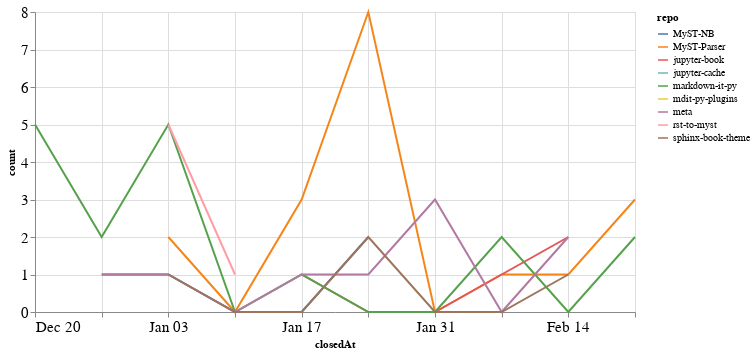

Notebook code cell kept with this figure:
### Code cell
closed_by_time = closed_by.groupby('repo').resample('W', on='closedAt').count()['author'].reset_index()
closed_by_time = closed_by_time.rename(columns={'author': 'count'})

alt.Chart(closed_by_time, width=600).mark_line().encode(
    x='closedAt',
    y='count',
    color='repo',
    tooltip="repo"
)

### Figure 1 — Vega-Lite specification as saved in the notebook (floating-point values rounded to 4 significant figures)
{"config": {"axisLeft": {"labelFontSize": 15}, "axisBottom": {"labelFontSize": 15}}, "data": {"name": "data-29991a7e4a4ce6da614f69fafcb2c546"}, "mark": "line", "encoding": {"color": {"type": "nominal", "field": "repo"}, "tooltip": {"type": "nominal", "field": "repo"}, "x": {"type": "temporal", "field": "closedAt"}, "y": {"type": "quantitative", "field": "count"}}, "width": 600, "$schema": "https://vega.github.io/schema/vega-lite/v4.8.1.json", "datasets": {"data-29991a7e4a4ce6da614f69fafcb2c546": [{"repo": "MyST-NB", "closedAt": "2020-12-27T00:00:00", "count": 1}, {"repo": "MyST-NB", "closedAt": "2021-01-03T00:00:00", "count": 1}, {"repo": "MyST-NB", "closedAt": "2021-01-10T00:00:00", "count": 0}, {"repo": "MyST-NB", "closedAt": "2021-01-17T00:00:00", "count": 0}, {"repo": "MyST-NB", "closedAt": "2021-01-24T00:00:00", "count": 2}, {"repo": "MyST-Parser", "closedAt": "2021-01-03T00:00:00", "count": 2}, {"repo": "MyST-Parser", "closedAt": "2021-01-10T00:00:00", "count": 0}, {"repo": "MyST-Parser", "closedAt": "2021-01-17T00:00:00", "count": 3}, {"repo": "MyST-Parser", "closedAt": "2021-01-24T00:00:00", "count": 8}, {"repo": "MyST-Parser", "closedAt": "2021-01-31T00:00:00", "count": 0}, {"repo": "MyST-Parser", "closedAt": "2021-02-07T00:00:00", "count": 1}, {"repo": "MyST-Parser", "closedAt": "2021-02-14T00:00:00", "count": 1}, {"repo": "MyST-Parser", "closedAt": "2021-02-21T00:00:00", "count": 3}, {"repo": "jupyter-book", "closedAt": "2021-01-17T00:00:00", "count": 1}, {"repo": "jupyter-book", "closedAt": "2021-01-24T00:00:00", "count": 0}, {"repo": "jupyter-book", "closedAt": "2021-01-31T00:00:00", "count": 0}, {"repo": "jupyter-book", "closedAt": "2021-02-07T00:00:00", "count": 1}, {"repo": "jupyter-book", "closedAt": "2021-02-14T00:00:00", "count": 2}, {"repo": "jupyter-cache", "closedAt": "2021-01-17T00:00:00", "count": 2}, {"repo": "markdown-it-py", "closedAt": "2020-12-20T00:00:00", "count": 5}, {"repo": "markdown-it-py", "closedAt": "2020-12-27T00:00:00", "count": 2}, {"repo": "markdown-it-py", "closedAt": "2021-01-03T00:00:00", "count": 5}, {"repo": "markdown-it-py", "closedAt": "2021-01-10T00:00:00", "count": 0}, {"repo": "markdown-it-py", "closedAt": "2021-01-17T00:00:00", "count": 1}, {"repo": "markdown-it-py", "closedAt": "2021-01-24T00:00:00", "count": 0}, {"repo": "markdown-it-py", "closedAt": "2021-01-31T00:00:00", "count": 0}, {"repo": "markdown-it-py", "closedAt": "2021-02-07T00:00:00", "count": 2}, {"repo": "markdown-it-py", "closedAt": "2021-02-14T00:00:00", "count": 0}, {"repo": "markdown-it-py", "closedAt": "2021-02-21T00:00:00", "count": 2}, {"repo": "mdit-py-plugins", "closedAt": "2021-02-07T00:00:00", "count": 2}, {"repo": "meta", "closedAt": "2020-12-27T00:00:00", "count": 1}, {"repo": "meta", "closedAt": "2021-01-03T00:00:00", "count": 1}, {"repo": "meta", "closedAt": "2021-01-10T00:00:00", "count": 0}, {"repo": "meta", "closedAt": "2021-01-17T00:00:00", "count": 1}, {"repo": "meta", "closedAt": "2021-01-24T00:00:00", "count": 1}, {"repo": "meta", "closedAt": "2021-01-31T00:00:00", "count": 3}, {"repo": "meta", "closedAt": "2021-02-07T00:00:00", "count": 0}, {"repo": "meta", "closedAt": "2021-02-14T00:00:00", "count": 2}, {"repo": "rst-to-myst", "closedAt": "2021-01-03T00:00:00", "count": 5}, {"repo": "rst-to-myst", "closedAt": "2021-01-10T00:00:00", "count": 1}, {"repo": "sphinx-book-theme", "closedAt": "2021-01-03T00:00:00", "count": 1}, {"repo": "sphinx-book-theme", "closedAt": "2021-01-10T00:00:00", "count": 0}, {"repo": "sphinx-book-theme", "closedAt": "2021-01-17T00:00:00", "count": 0}, {"repo": "sphinx-book-theme", "closedAt": "2021-01-24T00:00:00", "count": 2}, {"repo": "sphinx-book-theme", "closedAt": "2021-01-31T00:00:00", "count": 0}, {"repo": "sphinx-book-theme", "closedAt": "2021-02-07T00:00:00", "count": 0}, {"repo": "sphinx-book-theme", "closedAt": "2021-02-14T00:00:00", "count": 1}]}}
